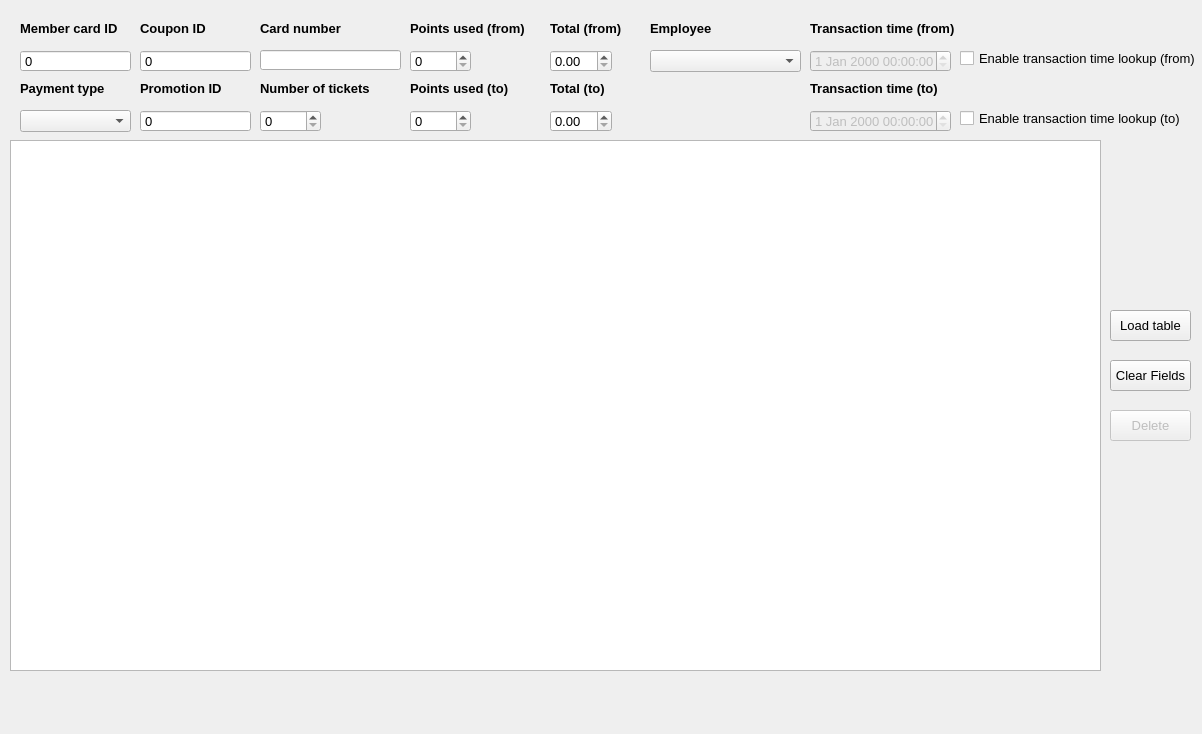
<?xml version="1.0" encoding="UTF-8"?>
<ui version="4.0">
 <class>BoxOfficeTransactionsForm</class>
 <widget class="QMainWindow" name="BoxOfficeTransactionsForm">
  <property name="geometry">
   <rect>
    <x>0</x>
    <y>0</y>
    <width>1202</width>
    <height>734</height>
   </rect>
  </property>
  <property name="font">
   <font>
    <pointsize>10</pointsize>
   </font>
  </property>
  <property name="windowTitle">
   <string>All Box Office Transactions</string>
  </property>
  <property name="windowIcon">
   <iconset resource="MyResources.qrc">
    <normaloff>:/Images/box office transaction pic.png</normaloff>:/Images/box office transaction pic.png</iconset>
  </property>
  <property name="tabShape">
   <enum>QTabWidget::Rounded</enum>
  </property>
  <widget class="QWidget" name="centralwidget">
   <widget class="QTableView" name="tvwTable">
    <property name="geometry">
     <rect>
      <x>10</x>
      <y>140</y>
      <width>1091</width>
      <height>531</height>
     </rect>
    </property>
   </widget>
   <widget class="QPushButton" name="pbtClearFields">
    <property name="enabled">
     <bool>true</bool>
    </property>
    <property name="geometry">
     <rect>
      <x>1110</x>
      <y>360</y>
      <width>81</width>
      <height>31</height>
     </rect>
    </property>
    <property name="font">
     <font>
      <pointsize>10</pointsize>
      <weight>50</weight>
      <bold>false</bold>
     </font>
    </property>
    <property name="text">
     <string>Clear Fields</string>
    </property>
   </widget>
   <widget class="QPushButton" name="pbtLoadTable">
    <property name="geometry">
     <rect>
      <x>1110</x>
      <y>310</y>
      <width>81</width>
      <height>31</height>
     </rect>
    </property>
    <property name="text">
     <string>Load table</string>
    </property>
   </widget>
   <widget class="QPushButton" name="pbtDelete">
    <property name="enabled">
     <bool>false</bool>
    </property>
    <property name="geometry">
     <rect>
      <x>1110</x>
      <y>410</y>
      <width>81</width>
      <height>31</height>
     </rect>
    </property>
    <property name="text">
     <string>Delete</string>
    </property>
   </widget>
   <widget class="QLabel" name="label">
    <property name="geometry">
     <rect>
      <x>20</x>
      <y>80</y>
      <width>101</width>
      <height>16</height>
     </rect>
    </property>
    <property name="font">
     <font>
      <pointsize>10</pointsize>
      <weight>75</weight>
      <bold>true</bold>
     </font>
    </property>
    <property name="text">
     <string>Payment type</string>
    </property>
   </widget>
   <widget class="QComboBox" name="cbxPaymentType">
    <property name="geometry">
     <rect>
      <x>20</x>
      <y>110</y>
      <width>111</width>
      <height>22</height>
     </rect>
    </property>
   </widget>
   <widget class="QLabel" name="label_2">
    <property name="geometry">
     <rect>
      <x>20</x>
      <y>20</y>
      <width>111</width>
      <height>16</height>
     </rect>
    </property>
    <property name="font">
     <font>
      <pointsize>10</pointsize>
      <weight>75</weight>
      <bold>true</bold>
     </font>
    </property>
    <property name="text">
     <string>Member card ID</string>
    </property>
   </widget>
   <widget class="QSpinBox" name="spbMemberCardId">
    <property name="geometry">
     <rect>
      <x>20</x>
      <y>50</y>
      <width>111</width>
      <height>22</height>
     </rect>
    </property>
    <property name="frame">
     <bool>true</bool>
    </property>
    <property name="buttonSymbols">
     <enum>QAbstractSpinBox::NoButtons</enum>
    </property>
    <property name="keyboardTracking">
     <bool>true</bool>
    </property>
    <property name="maximum">
     <number>999999999</number>
    </property>
   </widget>
   <widget class="QSpinBox" name="spbCouponId">
    <property name="geometry">
     <rect>
      <x>140</x>
      <y>50</y>
      <width>111</width>
      <height>22</height>
     </rect>
    </property>
    <property name="frame">
     <bool>true</bool>
    </property>
    <property name="buttonSymbols">
     <enum>QAbstractSpinBox::NoButtons</enum>
    </property>
    <property name="keyboardTracking">
     <bool>true</bool>
    </property>
    <property name="maximum">
     <number>999999999</number>
    </property>
   </widget>
   <widget class="QLabel" name="label_3">
    <property name="geometry">
     <rect>
      <x>140</x>
      <y>20</y>
      <width>81</width>
      <height>16</height>
     </rect>
    </property>
    <property name="font">
     <font>
      <pointsize>10</pointsize>
      <weight>75</weight>
      <bold>true</bold>
     </font>
    </property>
    <property name="text">
     <string>Coupon ID</string>
    </property>
   </widget>
   <widget class="QSpinBox" name="spbPromotionId">
    <property name="geometry">
     <rect>
      <x>140</x>
      <y>110</y>
      <width>111</width>
      <height>22</height>
     </rect>
    </property>
    <property name="frame">
     <bool>true</bool>
    </property>
    <property name="buttonSymbols">
     <enum>QAbstractSpinBox::NoButtons</enum>
    </property>
    <property name="keyboardTracking">
     <bool>true</bool>
    </property>
    <property name="maximum">
     <number>999999999</number>
    </property>
   </widget>
   <widget class="QLabel" name="label_4">
    <property name="geometry">
     <rect>
      <x>140</x>
      <y>80</y>
      <width>101</width>
      <height>16</height>
     </rect>
    </property>
    <property name="font">
     <font>
      <pointsize>10</pointsize>
      <weight>75</weight>
      <bold>true</bold>
     </font>
    </property>
    <property name="text">
     <string>Promotion ID</string>
    </property>
   </widget>
   <widget class="QLabel" name="label_5">
    <property name="geometry">
     <rect>
      <x>260</x>
      <y>20</y>
      <width>91</width>
      <height>16</height>
     </rect>
    </property>
    <property name="font">
     <font>
      <pointsize>10</pointsize>
      <weight>75</weight>
      <bold>true</bold>
     </font>
    </property>
    <property name="text">
     <string>Card number</string>
    </property>
   </widget>
   <widget class="MyLineEdit" name="ledCardNumber">
    <property name="geometry">
     <rect>
      <x>260</x>
      <y>50</y>
      <width>141</width>
      <height>20</height>
     </rect>
    </property>
   </widget>
   <widget class="QLabel" name="label_6">
    <property name="geometry">
     <rect>
      <x>410</x>
      <y>20</y>
      <width>131</width>
      <height>16</height>
     </rect>
    </property>
    <property name="font">
     <font>
      <pointsize>10</pointsize>
      <weight>75</weight>
      <bold>true</bold>
     </font>
    </property>
    <property name="text">
     <string>Points used (from)</string>
    </property>
   </widget>
   <widget class="QSpinBox" name="spbPointsUsedFrom">
    <property name="geometry">
     <rect>
      <x>410</x>
      <y>50</y>
      <width>61</width>
      <height>22</height>
     </rect>
    </property>
    <property name="maximum">
     <number>99999</number>
    </property>
   </widget>
   <widget class="QSpinBox" name="spbPointsUsedTo">
    <property name="geometry">
     <rect>
      <x>410</x>
      <y>110</y>
      <width>61</width>
      <height>22</height>
     </rect>
    </property>
    <property name="maximum">
     <number>99999</number>
    </property>
   </widget>
   <widget class="QLabel" name="label_7">
    <property name="geometry">
     <rect>
      <x>410</x>
      <y>80</y>
      <width>121</width>
      <height>16</height>
     </rect>
    </property>
    <property name="font">
     <font>
      <pointsize>10</pointsize>
      <weight>75</weight>
      <bold>true</bold>
     </font>
    </property>
    <property name="text">
     <string>Points used (to)</string>
    </property>
   </widget>
   <widget class="QLabel" name="label_8">
    <property name="geometry">
     <rect>
      <x>260</x>
      <y>80</y>
      <width>121</width>
      <height>16</height>
     </rect>
    </property>
    <property name="font">
     <font>
      <pointsize>10</pointsize>
      <weight>75</weight>
      <bold>true</bold>
     </font>
    </property>
    <property name="text">
     <string>Number of tickets</string>
    </property>
   </widget>
   <widget class="QSpinBox" name="spbNumberTickets">
    <property name="geometry">
     <rect>
      <x>260</x>
      <y>110</y>
      <width>61</width>
      <height>22</height>
     </rect>
    </property>
    <property name="maximum">
     <number>99</number>
    </property>
   </widget>
   <widget class="QLabel" name="label_9">
    <property name="geometry">
     <rect>
      <x>550</x>
      <y>20</y>
      <width>81</width>
      <height>16</height>
     </rect>
    </property>
    <property name="font">
     <font>
      <pointsize>10</pointsize>
      <weight>75</weight>
      <bold>true</bold>
     </font>
    </property>
    <property name="text">
     <string>Total (from)</string>
    </property>
   </widget>
   <widget class="QDoubleSpinBox" name="dspTotalFrom">
    <property name="geometry">
     <rect>
      <x>550</x>
      <y>50</y>
      <width>62</width>
      <height>22</height>
     </rect>
    </property>
    <property name="maximum">
     <double>999.990000000000009</double>
    </property>
   </widget>
   <widget class="QDoubleSpinBox" name="dspTotalTo">
    <property name="geometry">
     <rect>
      <x>550</x>
      <y>110</y>
      <width>62</width>
      <height>22</height>
     </rect>
    </property>
    <property name="maximum">
     <double>999.990000000000009</double>
    </property>
   </widget>
   <widget class="QLabel" name="label_10">
    <property name="geometry">
     <rect>
      <x>550</x>
      <y>80</y>
      <width>81</width>
      <height>16</height>
     </rect>
    </property>
    <property name="font">
     <font>
      <pointsize>10</pointsize>
      <weight>75</weight>
      <bold>true</bold>
     </font>
    </property>
    <property name="text">
     <string>Total (to)</string>
    </property>
   </widget>
   <widget class="QLabel" name="label_11">
    <property name="geometry">
     <rect>
      <x>650</x>
      <y>20</y>
      <width>71</width>
      <height>16</height>
     </rect>
    </property>
    <property name="font">
     <font>
      <pointsize>10</pointsize>
      <weight>75</weight>
      <bold>true</bold>
     </font>
    </property>
    <property name="text">
     <string>Employee</string>
    </property>
   </widget>
   <widget class="QComboBox" name="cbxEmployee">
    <property name="geometry">
     <rect>
      <x>650</x>
      <y>50</y>
      <width>151</width>
      <height>22</height>
     </rect>
    </property>
   </widget>
   <widget class="QLabel" name="label_12">
    <property name="geometry">
     <rect>
      <x>810</x>
      <y>20</y>
      <width>161</width>
      <height>16</height>
     </rect>
    </property>
    <property name="font">
     <font>
      <pointsize>10</pointsize>
      <weight>75</weight>
      <bold>true</bold>
     </font>
    </property>
    <property name="text">
     <string>Transaction time (from)</string>
    </property>
   </widget>
   <widget class="QDateTimeEdit" name="dteTransactionTimeFrom">
    <property name="enabled">
     <bool>false</bool>
    </property>
    <property name="geometry">
     <rect>
      <x>810</x>
      <y>50</y>
      <width>141</width>
      <height>22</height>
     </rect>
    </property>
   </widget>
   <widget class="QCheckBox" name="chkTransactionTimeFrom">
    <property name="geometry">
     <rect>
      <x>960</x>
      <y>50</y>
      <width>241</width>
      <height>17</height>
     </rect>
    </property>
    <property name="text">
     <string>Enable transaction time lookup (from)</string>
    </property>
   </widget>
   <widget class="QLabel" name="label_13">
    <property name="geometry">
     <rect>
      <x>810</x>
      <y>80</y>
      <width>151</width>
      <height>16</height>
     </rect>
    </property>
    <property name="font">
     <font>
      <pointsize>10</pointsize>
      <weight>75</weight>
      <bold>true</bold>
     </font>
    </property>
    <property name="text">
     <string>Transaction time (to)</string>
    </property>
   </widget>
   <widget class="QDateTimeEdit" name="dteTransactionTimeTo">
    <property name="enabled">
     <bool>false</bool>
    </property>
    <property name="geometry">
     <rect>
      <x>810</x>
      <y>110</y>
      <width>141</width>
      <height>22</height>
     </rect>
    </property>
   </widget>
   <widget class="QCheckBox" name="chkTransactionTimeTo">
    <property name="geometry">
     <rect>
      <x>960</x>
      <y>110</y>
      <width>231</width>
      <height>17</height>
     </rect>
    </property>
    <property name="text">
     <string>Enable transaction time lookup (to)</string>
    </property>
   </widget>
  </widget>
  <widget class="QMenuBar" name="menubar">
   <property name="geometry">
    <rect>
     <x>0</x>
     <y>0</y>
     <width>1202</width>
     <height>21</height>
    </rect>
   </property>
  </widget>
  <widget class="QStatusBar" name="statusbar">
   <property name="sizeGripEnabled">
    <bool>false</bool>
   </property>
  </widget>
 </widget>
 <customwidgets>
  <customwidget>
   <class>MyLineEdit</class>
   <extends>QLineEdit</extends>
   <header>mylineedit.h</header>
  </customwidget>
 </customwidgets>
 <resources>
  <include location="MyResources.qrc"/>
 </resources>
 <connections/>
</ui>
